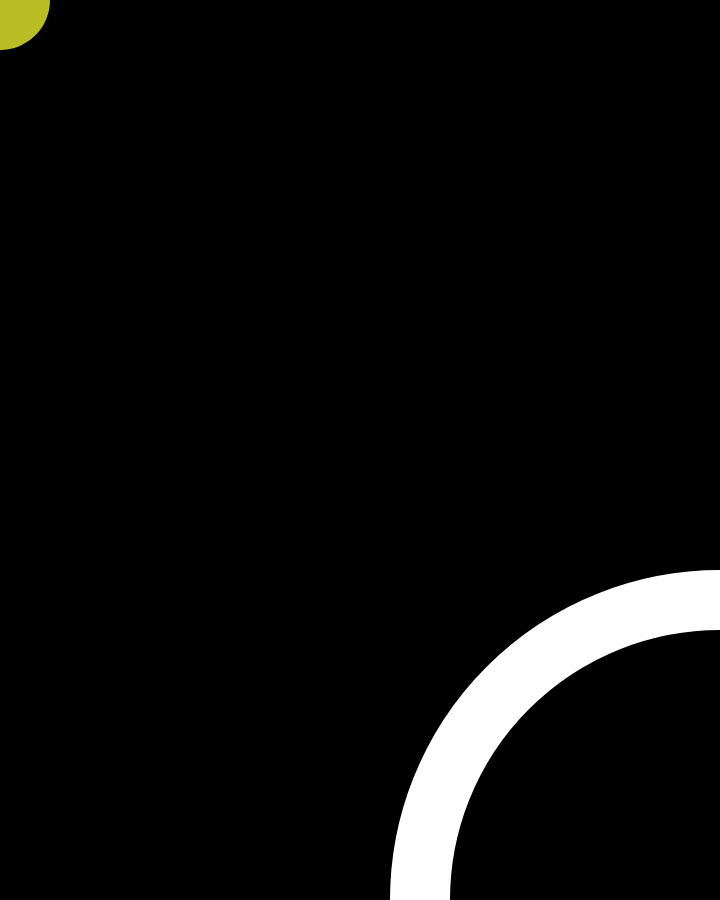
Frame 1 (no input)
Frame 60 (no input): identical to frame 1, image omitted
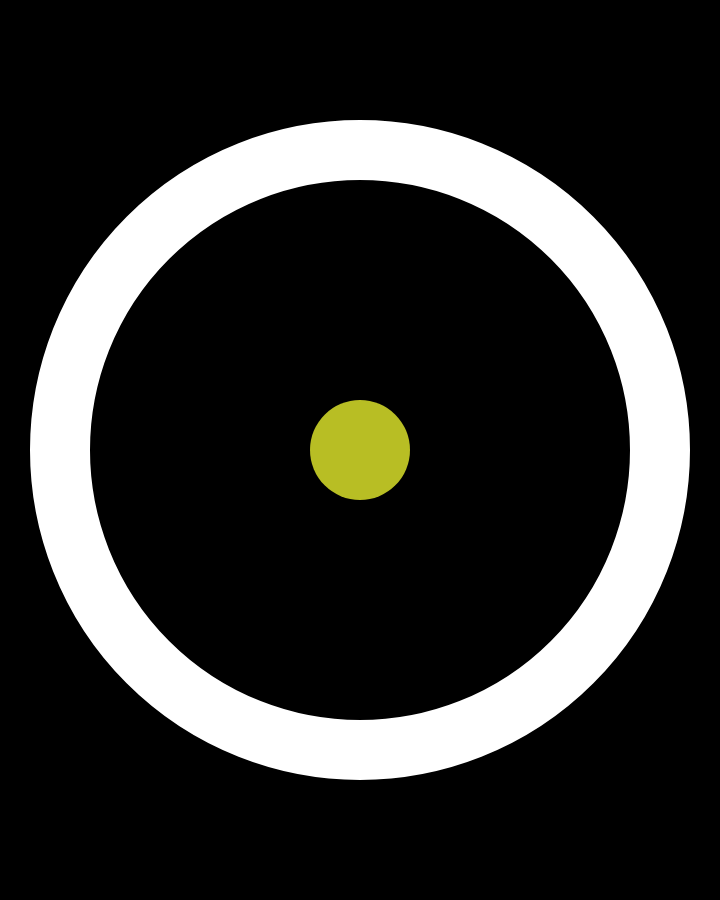
Frame 120 (the mouse pressed at the canvas centre since frame 60)

The p5.js sketch that drew these frames (run headless with seeded random() and noise() and a simulated clock; from frame 60 on, the mouse is pressed at the canvas centre):

// p5.js sketch
// ── sketch.js
/* - - Setup - - */
function setup() {
  /* insta 4/5 */
  createCanvas(720, 900);

  noStroke(); // no contour
  noCursor(); // hide default cursor
}

/* - - Draw - - */
function draw() {
  background("black");

  // ellipse avoiding mouse
  noFill();
  stroke("white");
  strokeWeight(60);
  ellipse(width - mouseX, height - mouseY, 600, 600);

  // ellipse on mouse
  fill("#B8BE24");
  noStroke();
  ellipse(mouseX, mouseY, 100, 100);
}
